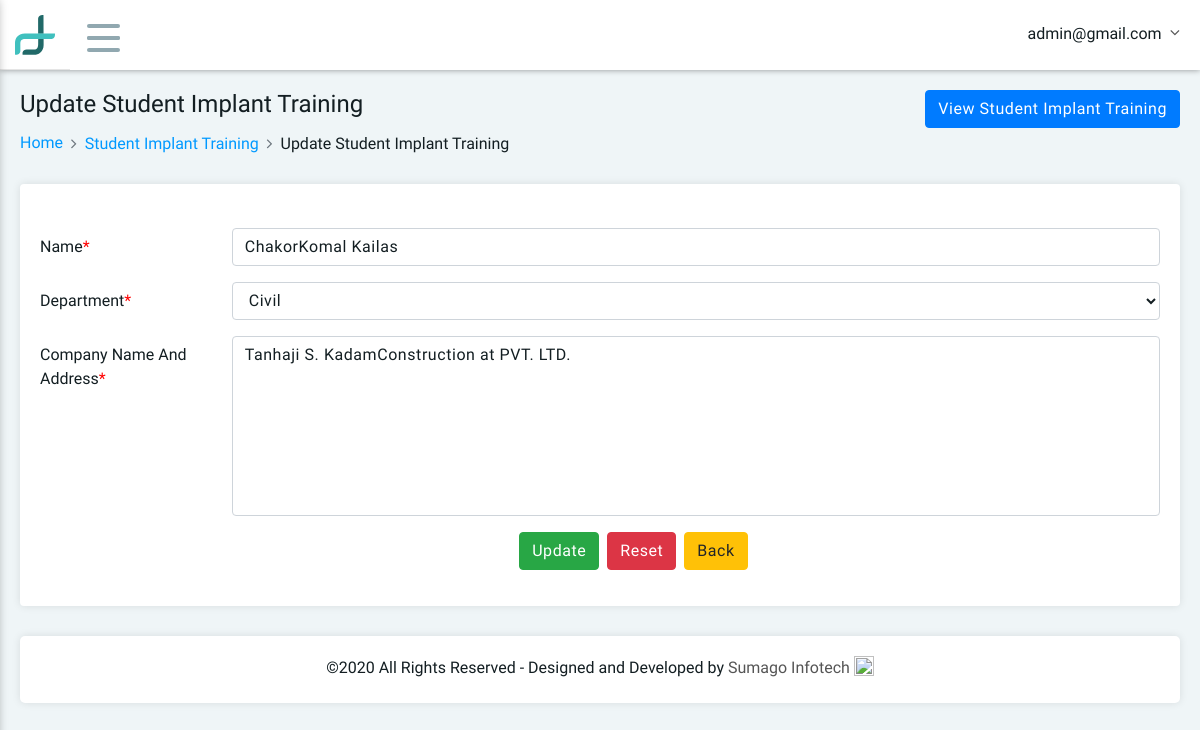
The page /update_student_training.php?student_id=3 (signed in) on the database its author committed.
### tables this page shows
CREATE TABLE IF NOT EXISTS `tbl_student_training` (
  `student_id` int(11) NOT NULL,
  `Department_id` int(11) NOT NULL,
  `student_name` varchar(100) NOT NULL,
  `name_of_company` varchar(255) NOT NULL,
  `student_training_craeted_date` datetime NOT NULL DEFAULT CURRENT_TIMESTAMP,
  `modified_date` datetime NOT NULL DEFAULT CURRENT_TIMESTAMP ON UPDATE CURRENT_TIMESTAMP,
  `fld_delete` int(11) NOT NULL
);

CREATE TABLE IF NOT EXISTS `department` (
  `Department_id` int(11) NOT NULL,
  `Department` varchar(255) NOT NULL,
  `Department_delete` int(11) NOT NULL DEFAULT '0',
  `Department_date` datetime NOT NULL DEFAULT CURRENT_TIMESTAMP
);

### update_student_training.php (the view, shortened to what this page needs)
<!DOCTYPE html>
<html>
<head>
	<?php include('include/head.php'); ?>
</head>
<body>
	<?php include('include/header.php'); ?>
	<div class="main-container">
		<div class="pd-ltr-20 customscroll customscroll-10-p height-100-p xs-pd-20-10">
			<div class="min-height-200px">
				<div class="page-header">
					<div class="row">
						<div class="col-md-6 col-sm-12">
							<div class="title">
								<h4>Update Student Implant Training</h4>
							</div>
							<nav aria-label="breadcrumb" role="navigation">
								<ol class="breadcrumb">
                  <li class="breadcrumb-item"><a href="dashboard.php">Home</a></li>
									<li class="breadcrumb-item"><a href="view_student_training.php">Student Implant Training</a></li>
									<li class="breadcrumb-item active" aria-current="page">Update Student Implant Training</li>
								</ol>
							</nav>
						</div>
            <div class="col-md-6 col-sm-12 text-right">
              <div class="dropdown">
                <a class="btn btn-primary" href="view_student_training.php" role="button">
                  View Student Implant Training
                </a>
              </div>
            </div>
					</div>
				</div>
				<div class="pd-20 bg-white border-radius-4 box-shadow mb-30">
					<br>
					<form method="post" enctype="multipart/form-data">
            <?php
                $sel=mysqli_query($connect,"select * from tbl_Student_training where student_id='".$_GET['student_id']."'") or die(mysqli_error($connect));
                $fetch=mysqli_fetch_array($sel);
            ?>
						<div class="form-group row">
							<label class="col-sm-12 col-md-2 col-form-label">Name<span style="color: red;">*</span></label>
							<div class="col-sm-12 col-md-10">
								<input class="form-control" type="text" placeholder="Enter Name" name="name" value="<?php echo $fetch['student_name']; ?>">
							</div>
						</div>
            <div class="form-group row">
              <label class="col-sm-12 col-md-2 col-form-label">Department<span style="color: red;">*</span></label>
              <div class="col-sm-12 col-md-10">
                <select name="department" class="form-control">
                        <?php
                            $query1=mysqli_query($connect,"select * from department where Department_delete='0' order by Department_id desc");
                            while($row=mysqli_fetch_assoc($query1)){
                              extract($row);
                          ?>
                    <option value="<?php echo $row['Department_id'];?>" <?php if ($fetch['Department_id']==$row['Department_id']) { echo "selected";} ?>><?php echo $row['Department'];?></option>
                    <?php  }?>
                 </select>
              </div>
            </div>
             <div class="form-group row">
              <label class="col-sm-12 col-md-2 col-form-label">Company Name And Address<span style="color: red;">*</span></label>
              <div class="col-sm-12 col-md-10">
                <textarea class="form-control" name="company" placeholder="Enter Name and Address of Company"><?php echo $fetch['name_of_company'];?></textarea>
              </div>
            </div>
						<div class="form-group row">
							<div class="col-md-5"></div>
							<div class="col-sm-6">
								<input type="submit" name="update" class="btn btn-success" value="Update">&nbsp;
								<input type="reset" name="reset" class="btn btn-danger" value="Reset">&nbsp;
                <a href="view_student_training.php" class="btn btn-warning">Back</a>
							</div>
						</div>
					</form>
			</div>
			<?php include('include/footer.php'); ?>
		</div>
	</div>
</body>
</html>

### include/header.php (shortened to what this page needs)
<?php include "config.php";
 ?>
	<div class="header clearfix">
		<div class="header-right">
			<div class="brand-logo">
				<a href="#">
					<img src="vendors/images/logo.png" alt="" class="mobile-logo">
				</a>
			</div>
			<div class="menu-icon">
				<span></span>
				<span></span>
				<span></span>
			</div>
			<div class="user-info-dropdown">
				<div class="dropdown">
					<a class="dropdown-toggle" href="#" role="button" data-toggle="dropdown">
						<?php
                            $query=mysqli_query($connect,"select * from tbl_admin where fld_email='".$_SESSION['email']."'") or die(mysqli_error($connect));
                            $fetch=mysqli_fetch_array($query);
                            extract($fetch);
                        ?>
						<span class="user-name"><?php echo $fetch['fld_email']; ?></span>
					</a>
				</div>
			</div>
		</div>
	</div>

### rows shown on the page
tbl_student_training: name "ChakorKomal Kailas", department "Civil", company "Tanhaji S. KadamConstruction at PVT. LTD."

### other values the page prints
$fetch['fld_email'] "admin@gmail.com"
